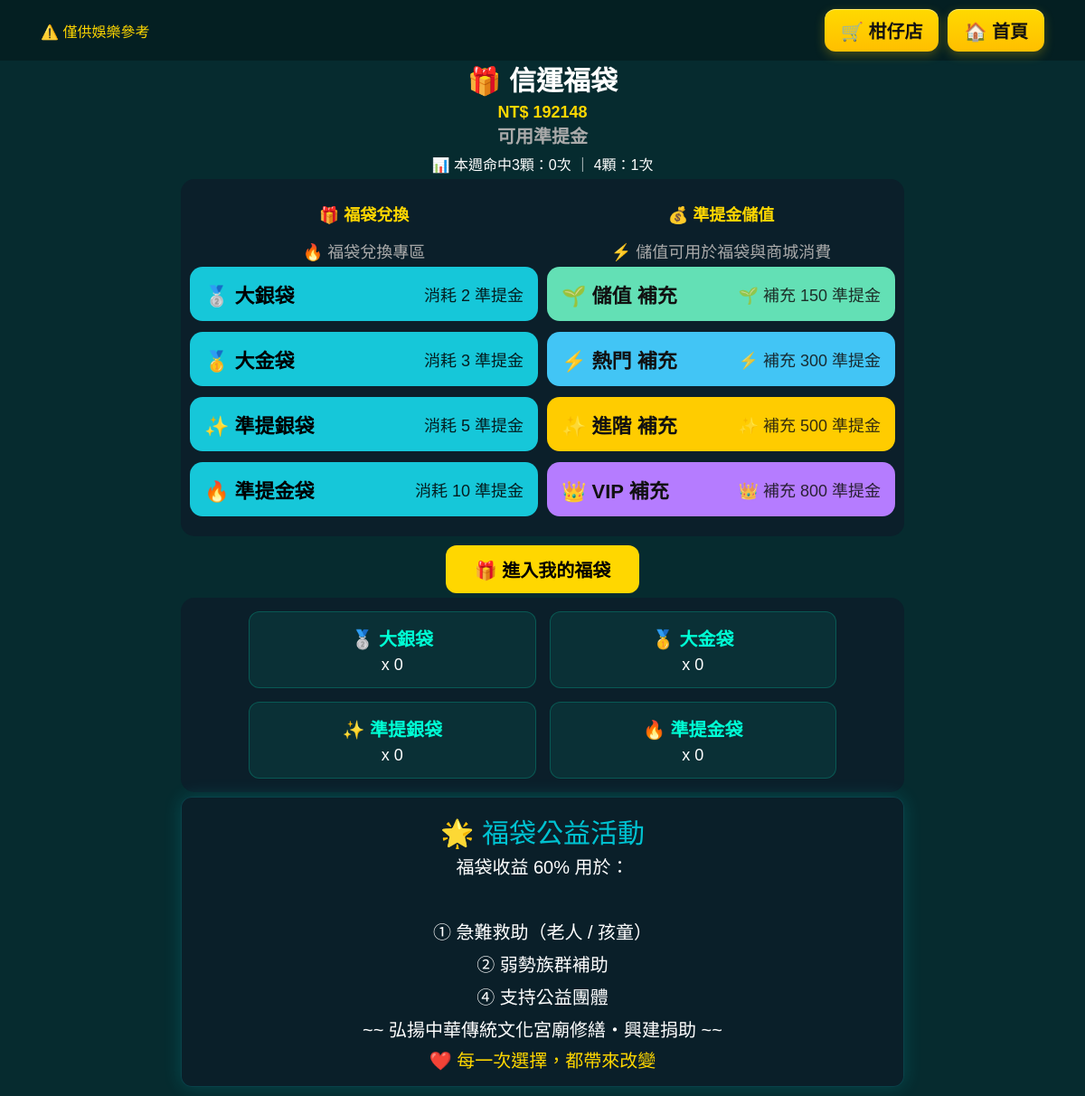
The app's page /bag (signed in), older data.
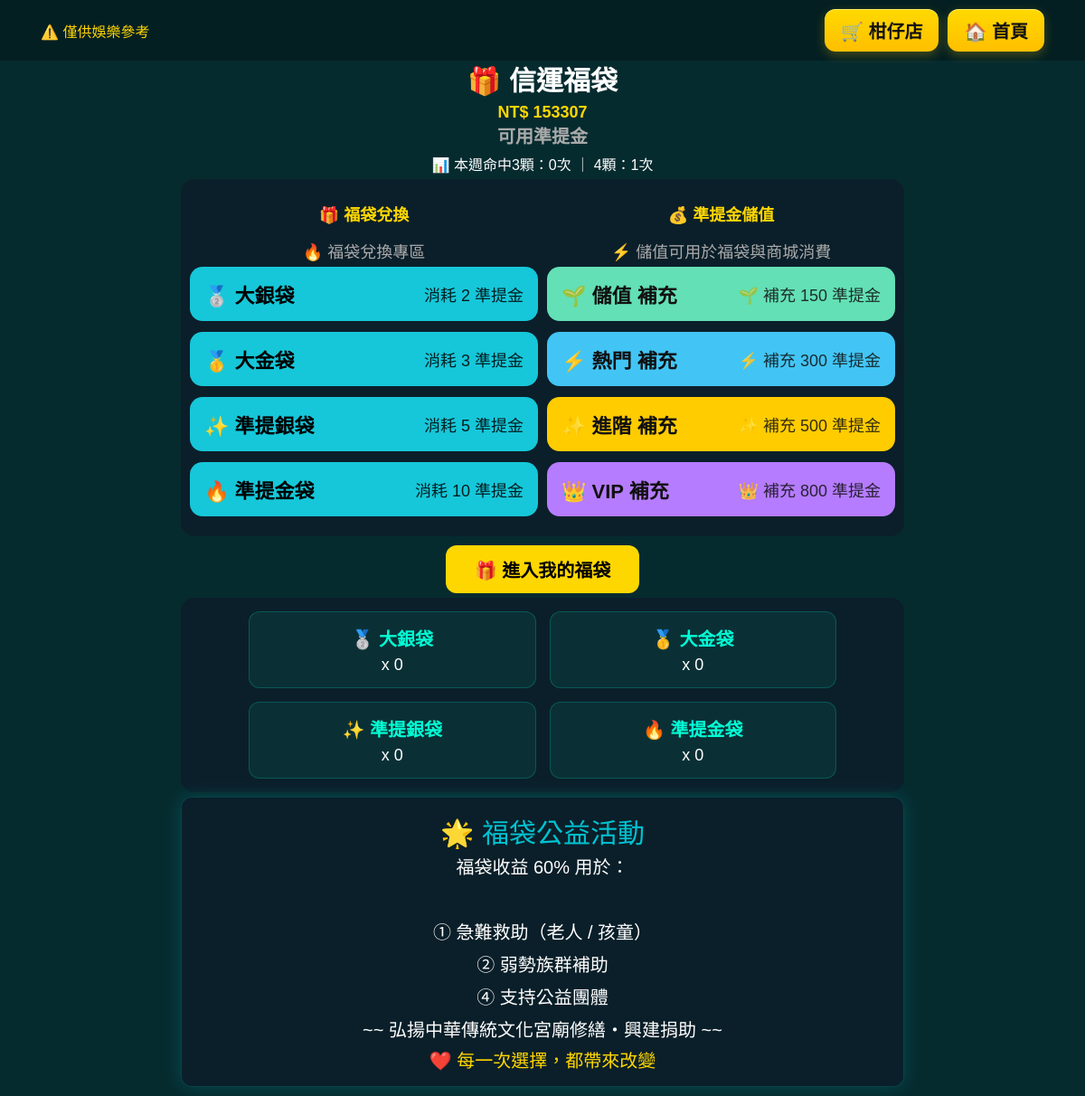
The same page, newer data.
### tables this page shows
CREATE TABLE users (
    id INTEGER PRIMARY KEY AUTOINCREMENT,
    username TEXT UNIQUE,
    password TEXT
, points INTEGER DEFAULT 1000, email TEXT, phone TEXT, address TEXT, name TEXT);

### routes/bag.py (the view)
@bag_bp.route("/bag")
def bag_page():
    if "user_id" not in session:
        return redirect("/login")
    user_id = session["user_id"]
    conn = get_shop_db()
    print(conn)
    conn.row_factory = sqlite3.Row
    c = conn.cursor()
    c.execute(
        """
        SELECT bag_type, COUNT(*) as total
        FROM user_bags
        WHERE user_id=? AND is_opened=0
        GROUP BY bag_type
        """,
        (user_id,),
    )
    groups = c.fetchall()
    bag_types = ["silver", "gold", "pray_silver", "pray_gold"]
    groups_dict = {g["bag_type"]: g["total"] for g in groups}
    fixed_groups = []
    for t in bag_types:
        fixed_groups.append({"bag_type": t, "total": groups_dict.get(t, 0)})
    groups = fixed_groups
    c.execute("SELECT points FROM users WHERE id=?", (user_id,))
    user = c.fetchone()
    balance = user["points"] if user else 0
    start = datetime.now() - timedelta(days=7)
    end = datetime.now()
    c.execute(
        """
        SELECT hit_count
        FROM user_bags
        WHERE status='settled'
        AND date(settled_at) BETWEEN ? AND ?
        """,
        (
            start.strftime("%Y-%m-%d"),
            end.strftime("%Y-%m-%d"),
        ),
    )
    rows = c.fetchall()
    hit3 = sum(1 for r in rows if r["hit_count"] == 3)
    hit4 = sum(1 for r in rows if r["hit_count"] == 4)
    conn.close()
    return render_template(
        "bag.html",
        groups=groups,
        money=balance,
        hit3=hit3,
        hit4=hit4,
    )

### app.py (called while the page is built)
@app.context_processor
def inject_user():
    user_id = session.get("user_id")
    balance = 0
    if user_id:
        conn = None
        try:
            conn = get_shop_db()
            c = conn.cursor()
            c.execute("SELECT points FROM users WHERE id=?", (user_id,))
            row = c.fetchone()
            if row:
                balance = row[0]
        except Exception as e:
            print("inject_user error:", e)
        finally:
            if conn:
                conn.close()
    return dict(global_money=balance)

@app.before_request
def make_session_permanent():
    session.permanent = True

### services/db.py (called while the page is built)
def get_shop_db():
    print("========== SHOP DB ==========")
    print(os.path.abspath(SHOP_DB))
    print("=============================")
    conn = sqlite3.connect(SHOP_DB, timeout=30)
    conn.execute("PRAGMA journal_mode=WAL")
    conn.row_factory = sqlite3.Row
    return conn

### templates/bag.html (shortened to what this page needs)
<!DOCTYPE html>
<html lang="zh-TW">
<head>
</head>
<body>
    <div class="top-bar">
        <div class="left">
            ⚠️ 僅供娛樂參考
        </div>
        <div class="right">
            <a href="/shop" class="nav-btn">
                🛒 柑仔店
            </a>
            <a href="/" class="nav-btn">
                🏠 首頁
            </a>
        </div>
    </div>
    <h1>🎁 信運福袋</h1>
    <div class="balance-box">
        NT$ {{ money }}
        <div class="balance-sub">
            可用準提金
        </div>
    </div>
    <div class="trust-mini">
        <div class="trust-sub">
            📊 本週命中3顆：{{ hit3 }}次 ｜ 4顆：{{ hit4 }}次
        </div>
    </div>
    <div class="main">
        <div class="card store">
            <div class="box">
                <h2>🎁 福袋兌換</h2>
                <div class="note">
                    🔥 福袋兌換專區
                </div>
                <form method="POST" action="/buy/silver">
                    <button class="btn">
                        🥈 大銀袋
                        <span class="bag-cost">消耗 2 準提金</span>
                    </button>
                </form>
                <form method="POST" action="/buy/gold">
                    <button class="btn">
                        🥇 大金袋
                        <span class="bag-cost">消耗 3 準提金</span>
                    </button>
                </form>
                <form method="POST" action="/buy/pray_silver">
                    <button class="btn">
                        ✨ 準提銀袋
                        <span class="bag-cost">消耗 5 準提金</span>
                    </button>
                </form>
                <form method="POST" action="/buy/pray_gold">
                    <button class="btn">
                        🔥 準提金袋
                        <span class="bag-cost">消耗 10 準提金</span>
                    </button>
                </form>
            </div>
            <div class="box">
                <h2>💰 準提金儲值</h2>
                <div class="note">
                    ⚡ 儲值可用於福袋與商城消費
                </div>
                <form method="POST" action="/topup/150">
                    <button class="btn topup-green">
                        🌱 儲值 補充
                        <span class="bag-cost">🌱 補充 150 準提金</span>
                    </button>
                </form>
                <form method="POST" action="/topup/300">
                    <button class="btn topup-blue">
                        ⚡ 熱門 補充
                        <span class="bag-cost">⚡ 補充 300 準提金</span>
                    </button>
                </form>
                <form method="POST" action="/topup/500">
                    <button class="btn topup-purple">
                        ✨ 進階 補充
                        <span class="bag-cost">✨ 補充 500 準提金</span>
                    </button>
                </form>
                <form method="POST" action="/topup/800">
                    <button class="btn topup-gold">
                        👑 VIP 補充
                        <span class="bag-cost">👑 補充 800 準提金</span>
                    </button>
                </form>
            </div>
        </div>
        <a href="/mybag" class="enter">
            🎁 進入我的福袋
        </a>
        <div class="card">
            <div class="bag-groups">
                {% for g in groups %}
                <div class="bag-card">
                    <div class="bag-title">
                        {{
                        "🥈 大銀袋" if g.bag_type == "silver" else
                        "🥇 大金袋" if g.bag_type == "gold" else
                        "✨ 準提銀袋" if g.bag_type == "pray_silver" else
                        "🔥 準提金袋"
                        }}
                    </div>
                    <div class="bag-count">
                        x {{ g.total }}
                    </div>
                </div>
                {% endfor %}
            </div>
        </div>
        <div class="charity">
            <div class="charity-title">
                🌟 福袋公益活動
            </div>
            <div class="charity-text">
                福袋收益 60% 用於：<br><br>
                ① 急難救助（老人 / 孩童）<br>
                ② 弱勢族群補助<br>
                ④ 支持公益團體<br>
                ~~ 弘揚中華傳統文化宮廟修繕・興建捐助 ~~
            </div>
            <div class="charity-footer">
                ❤️ 每一次選擇，都帶來改變
            </div>
        </div>
    </div>
</body>
</html>

### templates/bag.html (style rules this page uses)
body { background: #062b2f; color: #fff; text-align: center; font-family: Arial; margin: 0; padding-top: 45px; overflow-x: hidden; }
.top-bar { position: fixed; top: 0; left: 0; width: 100%; background: #041f22; padding: 10px 15px; display: flex; justify-content: space-between; align-items: center; box-sizing: border-box; z-index: 999; }
.left { margin-left: 30px; color: #FFD700; }
.right { margin-right: 30px; display: flex; gap: 10px; flex-wrap: wrap; }
.nav-btn { background: linear-gradient(180deg, #ffd900, #ffbf00); color: #111; font-size: 20px; font-weight: 900; padding: 9px 18px; border-radius: 12px; text-decoration: none; box-shadow: 0 4px 12px rgba(255, 215, 0, 0.25), inset 0 1px 0 rgba(255, 255, 255, 0.4); transition: 0.2s; }
h1 { font-size: 30px; margin-bottom: 0px; }
.balance-box { font-size: 18px; font-weight: bold; color: #FFD700; margin-top: 5px; margin-bottom: 5px; }
.balance-sub { font-size: 20px; color: #aaa; }
.trust-mini { margin-bottom: 5px; }
.main { display: flex; flex-direction: column; align-items: center; gap: 5px; width: 100%; padding: 0 15px; box-sizing: border-box; }
.card { width: 100%; max-width: 800px; background: #0b1f2a; border-radius: 15px; box-sizing: border-box; }
.store { display: flex; gap: 10px; flex-wrap: wrap; align-items: stretch; padding: 10px; }
.box { flex: 1; min-width: 260px; display: flex; flex-direction: column; justify-content: flex-start; }
.box h2 { font-size: 18px; color: #FFD700; }
.note { font-size: 18px; color: #aaa; margin-bottom: 5px; }
form { width: 100%; }
.btn { width: 100%; border: none; border-radius: 14px; background: #16c7d9; padding: 14px 16px; margin-bottom: 12px; display: flex; justify-content: space-between; align-items: center; font-size: 22px; font-weight: bold; cursor: pointer; }
.bag-cost { font-size: 18px; font-weight: normal; opacity: 0.85; }
.enter { display: inline-block; margin-top: 5px; padding: 12px 32px; background: #FFD700; color: #000; border-radius: 12px; font-size: 20px; font-weight: bold; text-decoration: none; transition: 0.2s; }
.bag-groups { display: grid; grid-template-columns: repeat(2, 1fr); gap: 15px; max-width: 650px; margin: 0px auto; padding: 15px; }
.bag-card { padding: 14px 12px; border-radius: 12px; background: rgba(0, 255, 200, 0.08); border: 1px solid rgba(0, 255, 200, 0.2); text-align: center; transition: 0.2s; }
.bag-title { font-size: 20px; font-weight: bold; color: #00ffd5; }
.bag-count { margin-top: 5px; font-size: 18px; }
.charity { width: 100%; max-width: 800px; background: rgba(11, 31, 42, 0.95); border-radius: 12px; padding: 15px; margin-bottom: 10px; box-sizing: border-box; box-shadow: 0 0 20px rgba(0, 255, 255, 0.15); border: 1px solid rgba(0, 255, 255, 0.15); }
.charity-title { font-size: 30px; color: #00c2d1; }
.charity-text { font-size: 20px; line-height: 1.8; }
.charity-footer { font-size: 20px; margin-top: 0px; color: #FFD700; }
a { color: #00ffd6; text-decoration: none; }
.topup-green { background: #63e0b5; color: #111; }
.topup-blue { background: #42c5f5; color: #111; }
.topup-purple { background: #ffcc00; color: #111; }
.topup-gold { background: #b57cff; color: #111; }

Row changes from the older to the newer data that the page shows:
changed users: points "192148" → "153307"
